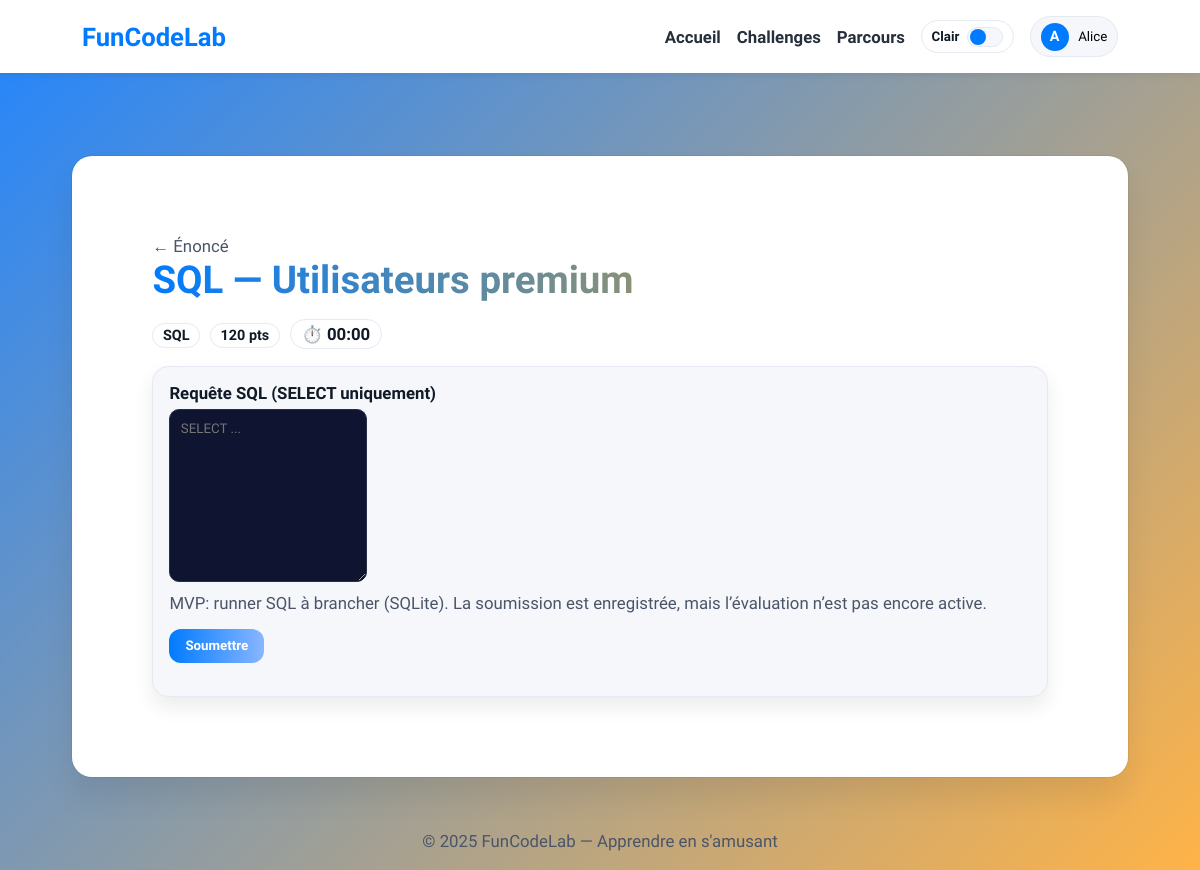
/challenge/play.php?attempt_id=1 (signed in), run on the app's committed database.
### tables this page shows
CREATE TABLE IF NOT EXISTS challenge_attempt (
  id BIGINT AUTO_INCREMENT PRIMARY KEY,
  challenge_id INT NOT NULL,
  user_id INT NOT NULL,
  started_at DATETIME NOT NULL,
  expires_at DATETIME NOT NULL,
  finished_at DATETIME NULL,
  status ENUM('IN_PROGRESS','PASSED','FAILED','EXPIRED') NOT NULL DEFAULT 'IN_PROGRESS',
  best_score INT NOT NULL DEFAULT 0,
  duration_sec INT NULL,
  FOREIGN KEY (challenge_id) REFERENCES challenge(id) ON DELETE CASCADE
);

CREATE TABLE IF NOT EXISTS challenge (
  id INT AUTO_INCREMENT PRIMARY KEY,
  title VARCHAR(160) NOT NULL,
  slug  VARCHAR(160) NOT NULL UNIQUE,
  type  ENUM('CODE','SQL','CTF') NOT NULL,
  difficulty ENUM('Facile','Intermédiaire','Difficile') NOT NULL,
  points INT NOT NULL DEFAULT 100,
  time_limit_sec INT NOT NULL DEFAULT 900,
  is_active TINYINT(1) NOT NULL DEFAULT 1,
  starts_at DATETIME NULL,
  ends_at   DATETIME NULL,
  prompt_md TEXT NOT NULL,
  metadata JSON NULL
);

### session.php (called while the page is built, shortened)
<?php
function current_user(): ?array {
    return $_SESSION['user'] ?? null;
}

### db.php (called while the page is built, shortened)
<?php
$DB_HOST = '127.0.0.1';
$DB_NAME = 'funcodelab';
$DB_USER = 'root';
$DB_PASS = '';
$dsn = "mysql:host=$DB_HOST;dbname=$DB_NAME;charset=utf8mb4";
$options = [
  PDO::ATTR_ERRMODE            => PDO::ERRMODE_EXCEPTION,
  PDO::ATTR_DEFAULT_FETCH_MODE => PDO::FETCH_ASSOC,
  PDO::ATTR_EMULATE_PREPARES   => false,
];
try {
  $pdo = new PDO($dsn, $DB_USER, $DB_PASS, $options);
} catch (PDOException $e) {
  http_response_code(500);
  die('Erreur DB: ' . htmlspecialchars($e->getMessage()));
}
function db(): PDO {
  global $pdo;
  return $cached = $pdo;
}

### challenge/play.php (the view, shortened to what this page needs)
<?php
require_once('./_partials.php'); $user=require_user();
$id = intval($_GET['attempt_id'] ?? 0);
$att = db_fetch_one("SELECT a.*, c.title,c.slug,c.type,c.points,c.time_limit_sec
                     FROM challenge_attempt a JOIN challenge c ON c.id=a.challenge_id
                     WHERE a.id=? AND a.user_id=?", [$id,$user['id']]);
$expired = (new DateTime('now', new DateTimeZone('UTC')) > new DateTime($att['expires_at'], new DateTimeZone('UTC')));
?>
<a href="view.php?slug=<?=htmlspecialchars($att['slug'])?>" class="muted" style="text-decoration:none">← Énoncé</a>
<h1><?=htmlspecialchars($att['title'])?></h1>
<p><span class="pill"><?=$att['type']?></span> <span class="pill"><?=$att['points']?> pts</span> <span id="timer" class="timer" data-expires="<?=$att['expires_at']?>">…</span></p>
<form class="card" method="post" action="submit.php" style="margin-top:1rem">
  <?php if($att['type']==='CTF'): ?>
    <label style="font-weight:800;display:block;margin-bottom:.4rem">Flag (format FCL{...})</label>
    <input type="text" name="flag" placeholder="FCL{...}" <?= $expired?'disabled':'' ?>>
  <?php elseif($att['type']==='SQL'): ?>
    <label style="font-weight:800;display:block;margin-bottom:.4rem">Requête SQL (SELECT uniquement)</label>
    <textarea name="sql" rows="10" placeholder="SELECT ..." <?= $expired?'disabled':'' ?>></textarea>
    <p class="muted" style="margin:.4rem 0 0">MVP: runner SQL à brancher (SQLite). La soumission est enregistrée, mais l’évaluation n’est pas encore active.</p>
  <?php else: ?>
    <p>Type non pris en charge dans ce MVP.</p>
  <?php endif; ?>
  <p style="margin-top:1rem"><button class="btn" id="submitBtn" <?= $expired?'disabled':'' ?>>Soumettre</button></p>
</form>

### challenge/_partials.php (style rules this page uses)
:root { --accent:#007BFF; --accent-2:#FFA500; --accent-3:#FFC107; --text:#101926; --text-muted:#4a5568; --bg-grad-1:#2185ff; --bg-grad-2:#ffb347; --surface:#ffffff; --surface-2:#f5f7fb; --border:#e5e9f2; --navbar:#ffffff; --navbar-shadow:0 2px 8px rgba(0,0,0,.08); --card-shadow:0 20px 30px rgba(0,0,0,.08), 0 0 0 1px rgba(0,0,0,.05); --badge-bg:#FFC107; --fs-h1: clamp(2.0rem, 1.2rem + 3vw, 2.4rem); --fs-h2: clamp(1.2rem, 0.9rem + 1.2vw, 1.6rem); --fs-body: clamp(0.98rem, 0.92rem + .3vw, 1.05rem); }
* { box-sizing:border-box; font-family:'Plus Jakarta Sans',sans-serif; }
body { min-height:100vh; margin:0; background:linear-gradient(135deg,var(--bg-grad-1),var(--bg-grad-2)); color:var(--text); font-size:var(--fs-body); }
h1 { font-size:var(--fs-h1); margin:0 0 .6rem 0; background:linear-gradient(90deg,var(--accent),var(--accent-2)); -webkit-background-clip:text; -webkit-text-fill-color:transparent; }
.card { background:var(--surface-2); border:1px solid var(--border); border-radius:16px; padding:1rem; box-shadow:0 10px 20px rgba(0,0,0,.08); transition:transform .15s ease, box-shadow .2s ease, border-color .2s ease; }
.pill { display:inline-block; border:1px solid var(--border); border-radius:999px; padding:.18rem .6rem; margin-right:.35rem; font-weight:700; font-size:.9rem; color:var(--text); background:color-mix(in srgb, var(--surface) 75%, transparent); }
.btn { display:inline-block; border:0; background:linear-gradient(90deg,var(--accent),#88b6ff); color:#fff; padding:.6rem 1rem; border-radius:12px; font-weight:800; text-decoration:none; cursor:pointer; transition:transform .15s ease, box-shadow .2s ease, filter .2s ease; }
input,textarea,select { background:#0f1530; color:#fff; border:1px solid #253145; border-radius:10px; padding:.65rem }
.timer { font-weight:800; border:1px solid var(--border); border-radius:999px; padding:.25rem .7rem; display:inline-block }
.muted { color:var(--text-muted) }
:where(a, button, input, textarea, select):focus-visible { outline:3px solid color-mix(in oklab, var(--accent) 72%, white); outline-offset:3px; border-radius:10px; }

### data on the page
challenge_attempt: challenge.title "SQL — Utilisateurs premium", challenge.type "SQL", challenge.points "120"

### other printed values
$initial "A"
$name "Alice"
